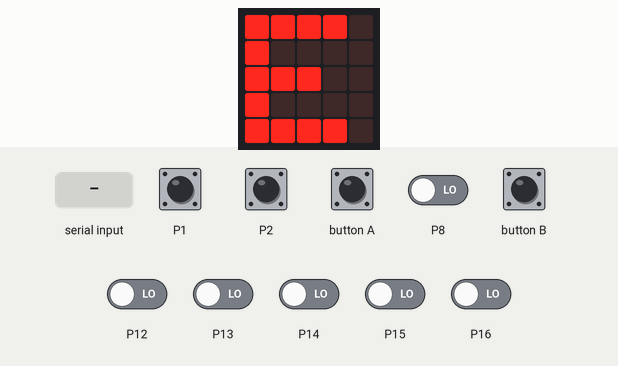
Simulated run of this program. Board: BBC micro:bit running MicroPython. Parts: the board's 5×5 LED display. The test bench sets the inputs (shaded band); at power-on: P1, P2 HIGH, P8, P12–16 LOW. What the program prints to the serial console is not drawn.

Above: at 1.4 s.
1.5 s: "1" typed at the serial console
At 2.0 s:
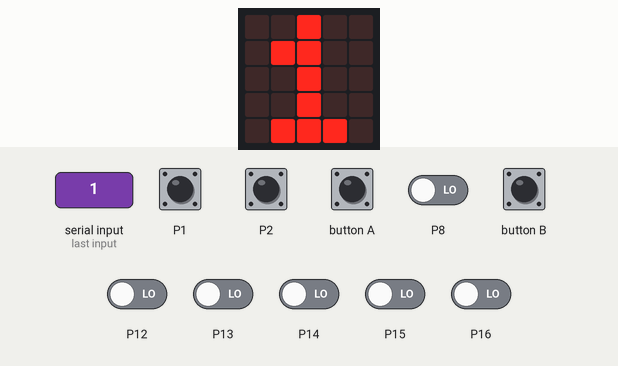
3.0 s: button A pressed for 0.15 s
At 4.2 s:
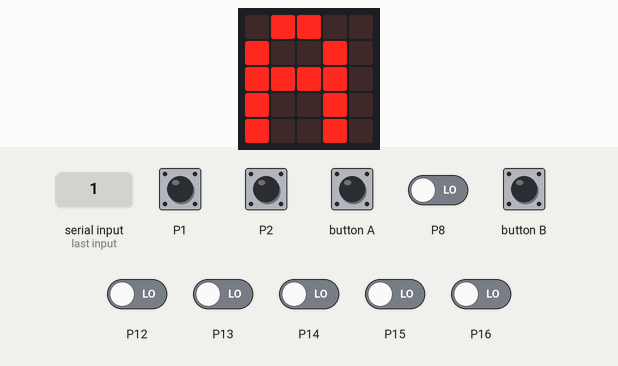
4.6 s: button B pressed for 0.15 s
At 5.5 s:
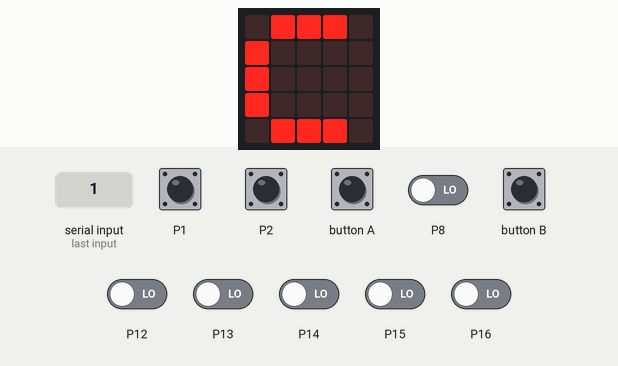
6.2 s: button A pressed for 1 s
At 6.8 s:
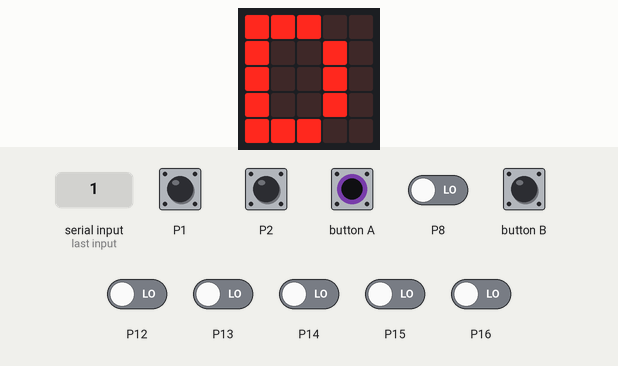
8.7 s: button B pressed for 1 s
At 9.9 s:
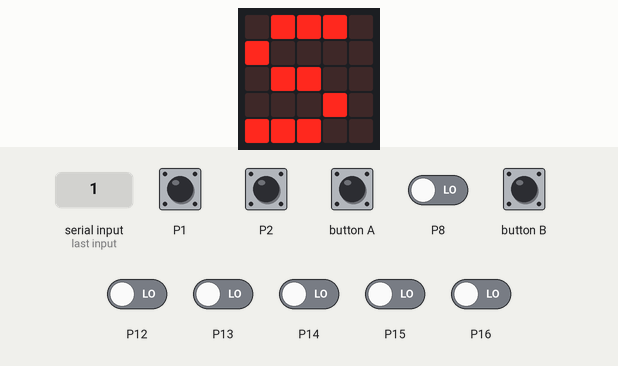
11.2 s: button A pressed for 0.15 s
At 11.8 s:
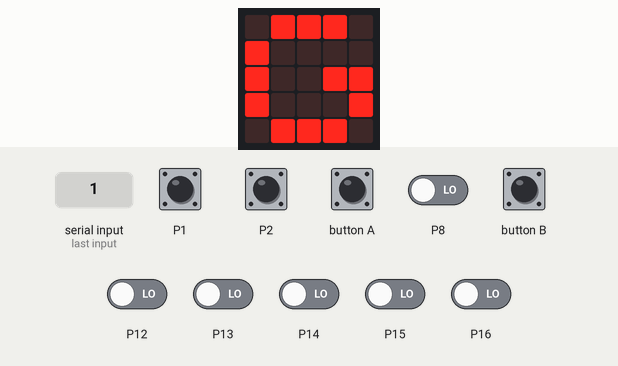
Timing chart, 0 to 13.8 s (numbered marks = the images above; inputs shaded):
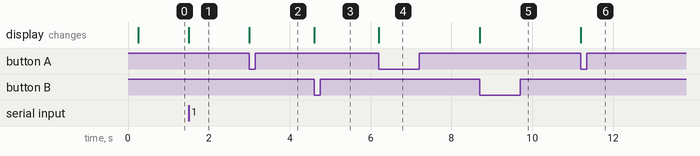

The program:

artmidi.py
```python
# artmidi.py - articulation and MIDI

from microbit import *
from micropython import kbd_intr

octaveidx=0
OCTAVES = [3*12,4*12,5*12]

#TODO: move string selection and capo to fret:bit
stringidx = 0
STRINGNAMES = "EADGB"
OPENSTRINGS = [4,9,2,7,11] # C+semitones
rootidx = OPENSTRINGS[stringidx]

#TODO: how do we get rootidx when on fretbit?
#don't need to, we will have a much higher range of bitmasks
#with just one set, so it will already have been factored in.
def getsemi(si): #0,1,2...
    return OCTAVES[octaveidx] + rootidx + si

# Auto-generated by chords.py (semitone offsets)
CHORDS = (
(0,), (0, 7), (0, 3, 7), (0, 4, 7),
(0, 4, 7, 10), (0, 4, 8), (0, 3, 7, 10), (0, 4, 7, 11),
(0, 5, 7), (0, 7, 14), (0, 3, 7, 10, 14), (0, 4, 7, 10, 14),
(0, 5, 7, 10), (0, 3, 6, 9), (0, 4, 7, 9), (0,)
)

DPINS = (pin8,pin12,pin13,pin14,pin15,pin16)
PINS = (pin1,pin8,pin12,pin2,pin13,pin14,pin15,pin16)

MASKS = (1,2,4,8,16,32,64,128)
PLUCK=1<<5
LOW=1<<4
MID=1<<3
HIGH=1<<2

def init():
    kbd_intr(-1)
    for p in PINS:
        if p in DPINS:
            p.set_pull(pin0.NO_PULL)
        else:
            p.is_touched()

def scan():
    r = 0
    for i in range(len(PINS)):
        p = PINS[i]
        if p in DPINS:
            v = p.read_digital() == 0
        else:
            v = p.is_touched()
        if v:
            r += 1<<i
    return r

def rdfret():
    if not uart.any(): return None
    #TODO: read into prepared bytearray(1) to prevent garbage collection
    #TODO: read sequences of any number of bytes
    #read, if high bit set, this is byte 0, if clear, this is 'next byte'.
    #read just 1 byte here, cooperatively schedule and just overlay
    #on a prepared bytearray of the max size we want to support at this end.
    #this saves us blocking here if not enough bytes arrived yet.
    b = uart.read(1)
    return b[0]

class MIDI():
    NOTE_ON = 0x90
    NOTE_OFF = 0x80

    @staticmethod
    def send(b0, b1, b2=None):
        #TODO: prevent garbage collection due to object trashing
        if b2 is None:
            #TODO: write into prepared bytearray(2) and set m as reference
            m = bytes([b0, b1])
        else:
            #TODO: write into prepared bytearray(3) and set m as reference
            m = bytes([b0, b1, b2])
        uart.write(m)

    def __init__(self, c=0, v=0x7F):
        self.c = c
        self.v = v

    def notes_on(self, notes, velocity=None):
        #TODO: add support for byte/buffer protocol for reusable bytearray
        if velocity is None: velocity = self.v
        if type(notes) not in (list, tuple):
            self.send(self.NOTE_ON | self.c, notes, velocity)
        else:
            for n in notes:
                self.send(self.NOTE_ON | self.c, n, velocity)

    def notes_off(self, notes, velocity=0x7F):
        #TODO: add support for byte/buffer protocol for reusable bytearray
        if velocity is None: velocity = self.v
        if type(notes) not in (list, tuple):
            self.send(self.NOTE_OFF | self.c, notes, velocity)
        else:
            for n in notes:
                self.send(self.NOTE_OFF | self.c, n, velocity)

def highest_bit(mask):
    b = -1
    while mask != 0:
        mask >>= 1
        b += 1
    return b

def lowest_bit(mask):
    if mask == 0: return -1
    b = 0
    while mask & 0x01 != 0x01:
        mask >>= 1
        b += 1
    return b


midi = MIDI()
playing = None
plucked = False

def send(tm, am, chords=False):
    global playing, plucked

    if not chords: #single note
        if tm == 0:
            notes = getsemi(0) # open string
        else:
            pad = 1 + highest_bit(tm)
            notes = getsemi(pad)

    else: #chord
        if tm == 0:
            #TODO: recycle rather than garbage collect
            notes = [] # silence
        else:
            pad = 1 + lowest_bit(tm)
            #TODO: recycle rather than garbage collect
            # next 4 pad positions from chord root are binary index of chord
            notes = [getsemi(x+pad) for x in CHORDS[(tm>>pad) & 0x0F]]

    pluck = (am & PLUCK) != 0
    if pluck and not plucked: # just plucked
        if playing is not None:
            midi.notes_off(playing)
        midi.notes_on(notes)
        playing = notes

    if playing is not None:
        if notes is None or notes != playing:
            midi.notes_off(playing)
            playing = None

    plucked = pluck

def play():
    global octaveidx, stringidx, rootidx
    pam = 0
    ptm = 0
    chords = False
    display.show(STRINGNAMES[stringidx])
    while True:
        #TODO: move string selection to fret:bit
        if button_a.was_pressed():
            stringidx = (stringidx + 1) % len(OPENSTRINGS)
            rootidx = OPENSTRINGS[stringidx]
            display.show(STRINGNAMES[stringidx])

        if button_b.was_pressed():
            chords = not chords
            if chords:
                display.show('C')
            else:
                display.show("S")

        tm = rdfret()
        if tm is None: tm = ptm
        am = scan()

        if not chords and tm != ptm:
            if tm == 0:
                display.show('0')
            else:
                pad = 1 + lowest_bit(tm)
                display.show(str(pad))

        if (am & LOW) != 0:
            octaveidx = 0
        elif (am & MID) != 0:
            octaveidx = 1
        elif (am & HIGH) != 0:
            octaveidx = 2

        if am != pam or tm != ptm:
            send(tm, am, chords)
            pam = am
            ptm = tm

try:
    init()
    del init
    display.show(Image.HAPPY)
    sleep(250)
    uart.init(baudrate=115200, rx=pin0)
    play()
except Exception as e:
    display.show(Image.NO)
    sleep(1000)
finally:
    reset()
```

Measured:
- after the input at 1.5 s, the display: changes at once (image 1)
- after the input at 3.0 s, the display: changes at once (image 2)
- after the input at 4.6 s, the display: changes at once (image 3)
- after the input at 6.2 s, the display: changes at once (image 4)
- after the input at 8.7 s, the display: changes at once (image 5)
- after the input at 11.2 s, the display: changes at once (image 6)
